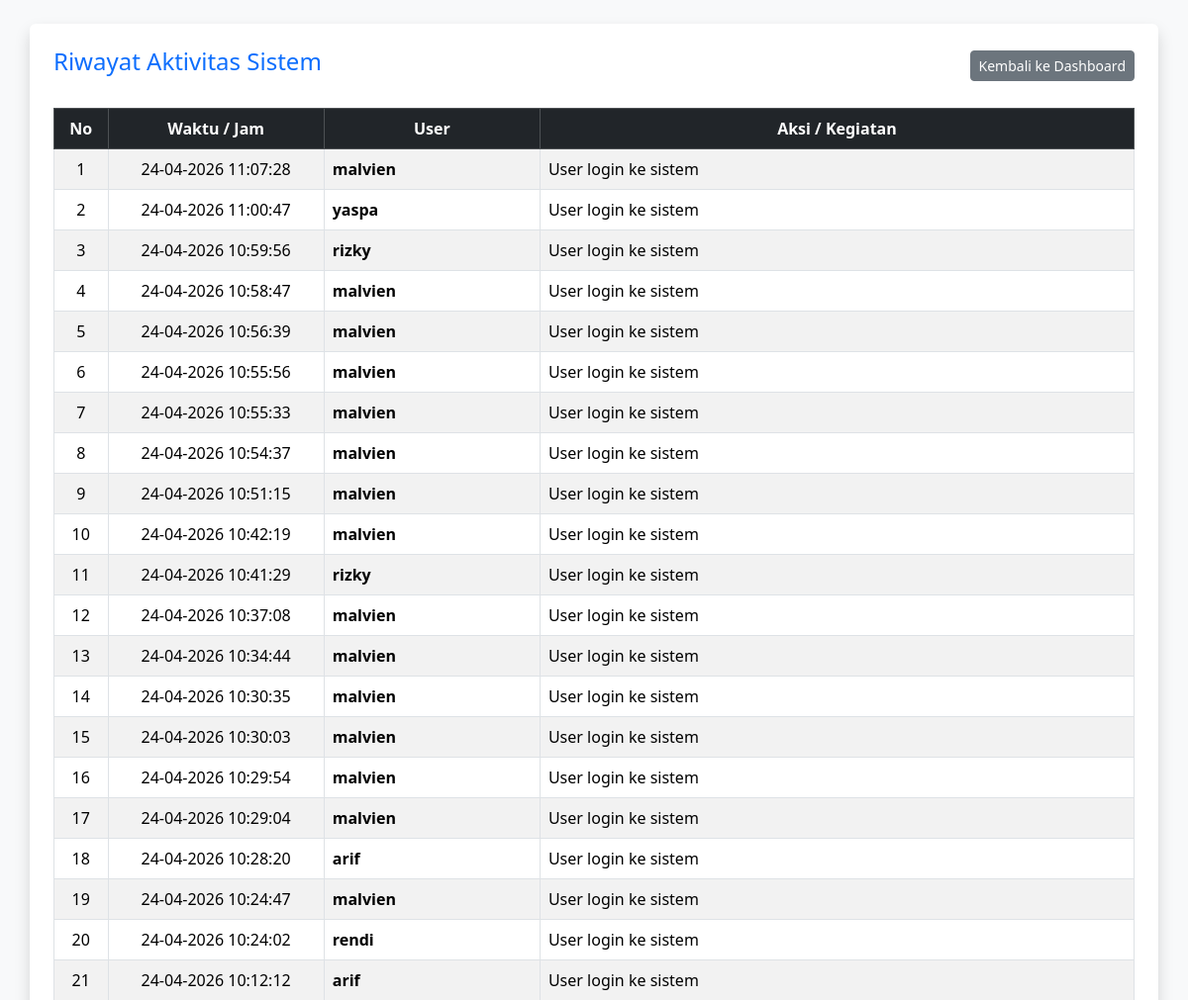
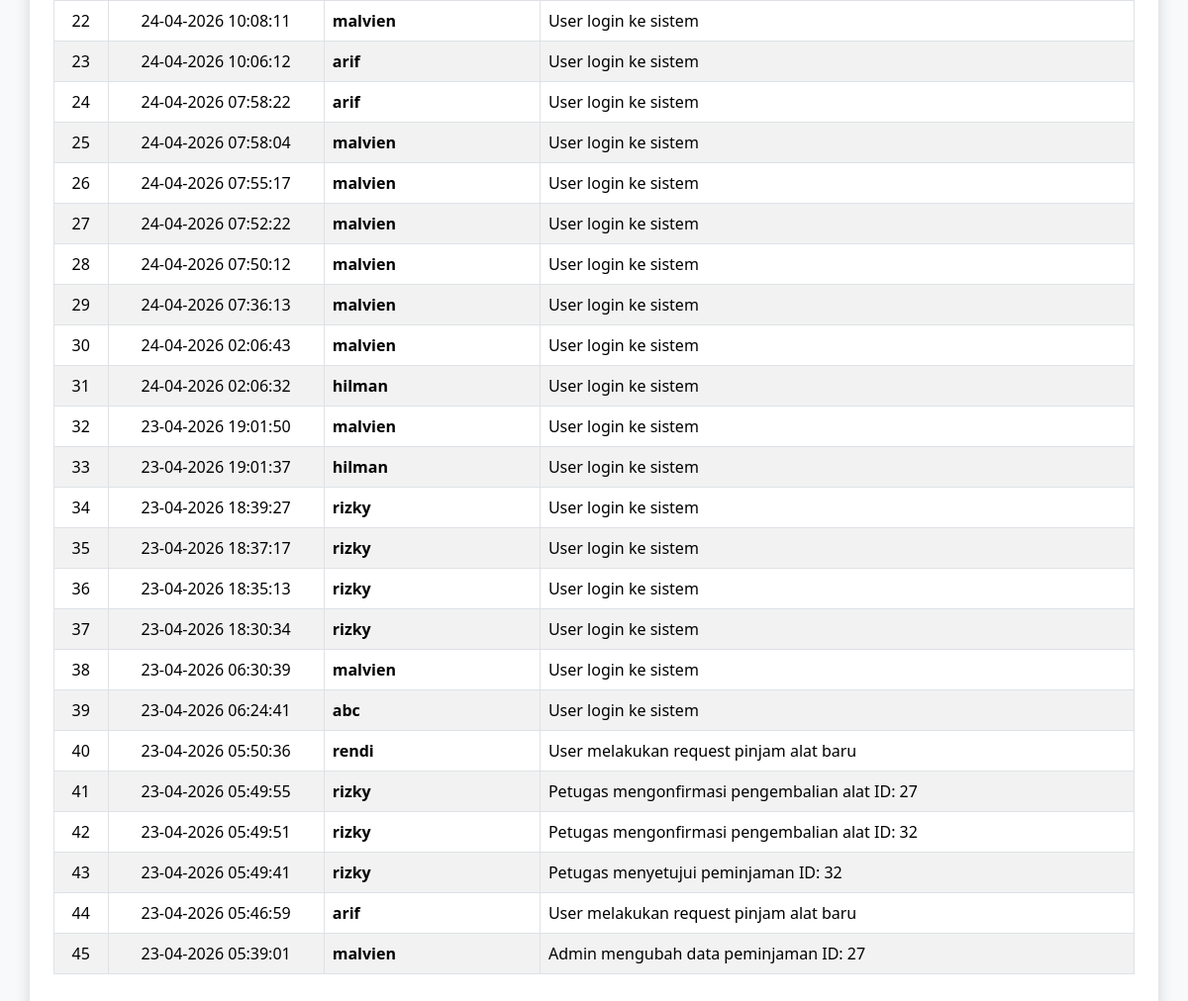
/view/v_log_aktivitas.php (signed in), run on the app's committed database (2 pictures, top to bottom).
### tables this page shows
CREATE TABLE `log_aktivitas` (
  `id_log` int NOT NULL,
  `id_user` int NOT NULL,
  `aksi` varchar(255) NOT NULL,
  `waktu` timestamp NULL DEFAULT CURRENT_TIMESTAMP
);

CREATE TABLE `user` (
  `id_user` int NOT NULL,
  `username` varchar(50) DEFAULT NULL,
  `password` varchar(255) NOT NULL,
  `role` enum('admin','petugas','peminjam') DEFAULT NULL
);

### controller/c_peminjaman.php (called while the page is built, shortened)
<?php
require_once '../model/m_peminjaman.php';
$database = new m_koneksi();
$db = $database->koneksi;
$pinjam_model = new m_peminjaman($db);
?>

### model/m_peminjaman.php (called while the page is built, shortened)
<?php
class m_peminjaman {
    private $db;
    public function __construct($db_connection) {
        $this->db = $db_connection;
    }
    public function tampil_log_aktivitas() {
        $sql = "SELECT l.*, u.username FROM log_aktivitas l
                JOIN user u ON l.id_user = u.id_user
                ORDER BY l.id_log DESC";
        return mysqli_query($this->db, $sql);
    }
}
?>

### view/v_log_aktivitas.php (the view, shortened to what this page needs)
<?php
include '../controller/c_peminjaman.php';
$isi_log = $pinjam_model->tampil_log_aktivitas();
?>
<!DOCTYPE html>
<html lang="id">
<head>
    <link href="https://cdn.jsdelivr.net/npm/bootstrap@5.3.3/dist/css/bootstrap.min.css" rel="stylesheet">
</head>
<body class="bg-light p-4">
    <div class="container bg-white p-4 shadow rounded">
        <div class="d-flex justify-content-between align-items-center mb-4">
            <h4 class="text-primary">Riwayat Aktivitas Sistem</h4>
            <a href="v_tampilan_user.php" class="btn btn-secondary btn-sm">Kembali ke Dashboard</a>
        </div>
        <div class="table-responsive">
            <table class="table table-bordered table-hover table-striped">
                <thead class="table-dark">
                    <tr class="text-center">
                        <th width="5%">No</th>
                        <th width="20%">Waktu / Jam</th>
                        <th width="20%">User</th>
                        <th>Aksi / Kegiatan</th>
                    </tr>
                </thead>
                <tbody>
                    <?php
                    $no = 1;
                    if ($isi_log && mysqli_num_rows($isi_log) > 0) {
                        while($row = mysqli_fetch_object($isi_log)):
                    ?>
                    <tr>
                        <td class="text-center"><?= $no++; ?></td>
                        <td class="text-center"><?= date('d-m-Y H:i:s', strtotime($row->waktu)); ?></td>
                        <td><strong><?= $row->username; ?></strong></td>
                        <td><?= $row->aksi; ?></td>
                    </tr>
                    <?php
                        endwhile;
                    } else {
                       echo "<tr>
                       <td colspan='4' class='text-center'>Belum ada catatan aktivitas</td>
                       </tr>";
                    }
                    ?>
                </tbody>
            </table>
        </div>
    </div>
</body>
</html>

### data on the page
log_aktivitas: waktu "24-04-2026 11:07:28", id_user.username "malvien", aksi "User login ke sistem"
log_aktivitas: waktu "24-04-2026 11:00:47", id_user.username "yaspa", aksi "User login ke sistem"
log_aktivitas: waktu "24-04-2026 10:59:56", id_user.username "rizky", aksi "User login ke sistem"
log_aktivitas: waktu "24-04-2026 10:58:47", id_user.username "malvien", aksi "User login ke sistem"
log_aktivitas: waktu "24-04-2026 10:56:39", id_user.username "malvien", aksi "User login ke sistem"
log_aktivitas: waktu "24-04-2026 10:55:56", id_user.username "malvien", aksi "User login ke sistem"
log_aktivitas: waktu "24-04-2026 10:55:33", id_user.username "malvien", aksi "User login ke sistem"
log_aktivitas: waktu "24-04-2026 10:54:37", id_user.username "malvien", aksi "User login ke sistem"
log_aktivitas: waktu "24-04-2026 10:51:15", id_user.username "malvien", aksi "User login ke sistem"
log_aktivitas: waktu "24-04-2026 10:42:19", id_user.username "malvien", aksi "User login ke sistem"
log_aktivitas: waktu "24-04-2026 10:41:29", id_user.username "rizky", aksi "User login ke sistem"
log_aktivitas: waktu "24-04-2026 10:37:08", id_user.username "malvien", aksi "User login ke sistem"
log_aktivitas: waktu "24-04-2026 10:34:44", id_user.username "malvien", aksi "User login ke sistem"
log_aktivitas: waktu "24-04-2026 10:30:35", id_user.username "malvien", aksi "User login ke sistem"
log_aktivitas: waktu "24-04-2026 10:30:03", id_user.username "malvien", aksi "User login ke sistem"
log_aktivitas: waktu "24-04-2026 10:29:54", id_user.username "malvien", aksi "User login ke sistem"
log_aktivitas: waktu "24-04-2026 10:29:04", id_user.username "malvien", aksi "User login ke sistem"
log_aktivitas: waktu "24-04-2026 10:28:20", id_user.username "arif", aksi "User login ke sistem"
log_aktivitas: waktu "24-04-2026 10:24:47", id_user.username "malvien", aksi "User login ke sistem"
log_aktivitas: waktu "24-04-2026 10:24:02", id_user.username "rendi", aksi "User login ke sistem"
log_aktivitas: waktu "24-04-2026 10:12:12", id_user.username "arif", aksi "User login ke sistem"
log_aktivitas: waktu "24-04-2026 10:08:11", id_user.username "malvien", aksi "User login ke sistem"
log_aktivitas: waktu "24-04-2026 10:06:12", id_user.username "arif", aksi "User login ke sistem"
log_aktivitas: waktu "24-04-2026 07:58:22", id_user.username "arif", aksi "User login ke sistem"
log_aktivitas: waktu "24-04-2026 07:58:04", id_user.username "malvien", aksi "User login ke sistem"
log_aktivitas: waktu "24-04-2026 07:55:17", id_user.username "malvien", aksi "User login ke sistem"
log_aktivitas: waktu "24-04-2026 07:52:22", id_user.username "malvien", aksi "User login ke sistem"
log_aktivitas: waktu "24-04-2026 07:50:12", id_user.username "malvien", aksi "User login ke sistem"
log_aktivitas: waktu "24-04-2026 07:36:13", id_user.username "malvien", aksi "User login ke sistem"
log_aktivitas: waktu "24-04-2026 02:06:43", id_user.username "malvien", aksi "User login ke sistem"
log_aktivitas: waktu "24-04-2026 02:06:32", id_user.username "hilman", aksi "User login ke sistem"
log_aktivitas: waktu "23-04-2026 19:01:50", id_user.username "malvien", aksi "User login ke sistem"
log_aktivitas: waktu "23-04-2026 19:01:37", id_user.username "hilman", aksi "User login ke sistem"
log_aktivitas: waktu "23-04-2026 18:39:27", id_user.username "rizky", aksi "User login ke sistem"
log_aktivitas: waktu "23-04-2026 18:37:17", id_user.username "rizky", aksi "User login ke sistem"
log_aktivitas: waktu "23-04-2026 18:35:13", id_user.username "rizky", aksi "User login ke sistem"
log_aktivitas: waktu "23-04-2026 18:30:34", id_user.username "rizky", aksi "User login ke sistem"
log_aktivitas: waktu "23-04-2026 06:30:39", id_user.username "malvien", aksi "User login ke sistem"
log_aktivitas: waktu "23-04-2026 06:24:41", id_user.username "abc", aksi "User login ke sistem"
log_aktivitas: waktu "23-04-2026 05:50:36", id_user.username "rendi", aksi "User melakukan request pinjam alat baru"
log_aktivitas: waktu "23-04-2026 05:49:55", id_user.username "rizky", aksi "Petugas mengonfirmasi pengembalian alat ID: 27"
log_aktivitas: waktu "23-04-2026 05:49:51", id_user.username "rizky", aksi "Petugas mengonfirmasi pengembalian alat ID: 32"
log_aktivitas: waktu "23-04-2026 05:49:41", id_user.username "rizky", aksi "Petugas menyetujui peminjaman ID: 32"
log_aktivitas: waktu "23-04-2026 05:46:59", id_user.username "arif", aksi "User melakukan request pinjam alat baru"
log_aktivitas: waktu "23-04-2026 05:39:01", id_user.username "malvien", aksi "Admin mengubah data peminjaman ID: 27"
